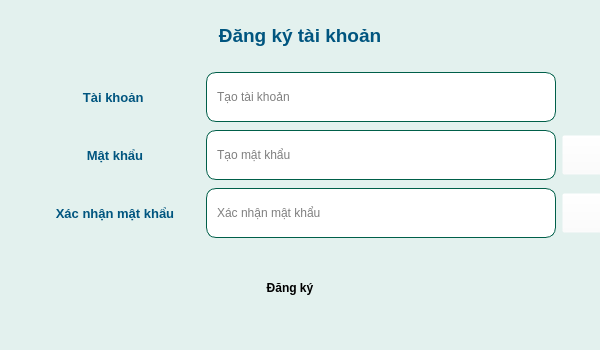
<?xml version="1.0" encoding="UTF-8"?>
<ui version="4.0">
 <class>Dialog</class>
 <widget class="QDialog" name="Dialog">
  <property name="geometry">
   <rect>
    <x>0</x>
    <y>0</y>
    <width>600</width>
    <height>350</height>
   </rect>
  </property>
  <property name="windowTitle">
   <string>Màn hình đăng ký tài khoản</string>
  </property>
  <property name="styleSheet">
   <string notr="true">QLineEdit{
padding:8px;
background: white;
border: 1px solid #005F49;
border-radius: 10px
}
QLineEdit:focus{
border: 2px solid #005F49;
}
QLabel{
color:#00557F;
font:bold
}
QDialog{
background-color:#E3F1EE;
background-image: url(:/icon/icon/bg.jpg)
}

#btn_regis{
	background-color: rgba(255, 255, 255, 0);
}
#btn_regis:hover{
	text-decoration:underline;	
	color: rgb(0, 85, 127);
}</string>
  </property>
  <widget class="QLabel" name="label_4">
   <property name="geometry">
    <rect>
     <x>0</x>
     <y>10</y>
     <width>600</width>
     <height>50</height>
    </rect>
   </property>
   <property name="minimumSize">
    <size>
     <width>600</width>
     <height>50</height>
    </size>
   </property>
   <property name="font">
    <font>
     <family>Segoe UI</family>
     <pointsize>14</pointsize>
     <weight>75</weight>
     <bold>true</bold>
    </font>
   </property>
   <property name="styleSheet">
    <string notr="true">text-align: center</string>
   </property>
   <property name="text">
    <string>Đăng ký tài khoản</string>
   </property>
   <property name="alignment">
    <set>Qt::AlignCenter</set>
   </property>
   <property name="indent">
    <number>-1</number>
   </property>
  </widget>
  <widget class="QPushButton" name="btn_signup">
   <property name="geometry">
    <rect>
     <x>230</x>
     <y>270</y>
     <width>120</width>
     <height>35</height>
    </rect>
   </property>
   <property name="cursor">
    <cursorShape>PointingHandCursor</cursorShape>
   </property>
   <property name="styleSheet">
    <string notr="true">font:bold;
border-radius: 5px</string>
   </property>
   <property name="text">
    <string>Đăng ký</string>
   </property>
  </widget>
  <widget class="QWidget" name="layoutWidget">
   <property name="geometry">
    <rect>
     <x>30</x>
     <y>70</y>
     <width>572</width>
     <height>172</height>
    </rect>
   </property>
   <layout class="QVBoxLayout" name="verticalLayout">
    <item>
     <layout class="QHBoxLayout" name="horizontalLayout">
      <item>
       <widget class="QLabel" name="label">
        <property name="font">
         <font>
          <pointsize>10</pointsize>
          <weight>75</weight>
          <italic>false</italic>
          <bold>true</bold>
         </font>
        </property>
        <property name="text">
         <string>Tài khoản </string>
        </property>
        <property name="alignment">
         <set>Qt::AlignCenter</set>
        </property>
       </widget>
      </item>
      <item>
       <widget class="QLineEdit" name="txt_username">
        <property name="minimumSize">
         <size>
          <width>350</width>
          <height>50</height>
         </size>
        </property>
        <property name="maximumSize">
         <size>
          <width>350</width>
          <height>50</height>
         </size>
        </property>
        <property name="placeholderText">
         <string>Tạo tài khoản</string>
        </property>
       </widget>
      </item>
      <item>
       <widget class="QLabel" name="label_3">
        <property name="minimumSize">
         <size>
          <width>40</width>
          <height>40</height>
         </size>
        </property>
        <property name="maximumSize">
         <size>
          <width>40</width>
          <height>40</height>
         </size>
        </property>
        <property name="text">
         <string/>
        </property>
       </widget>
      </item>
     </layout>
    </item>
    <item>
     <layout class="QHBoxLayout" name="horizontalLayout_3">
      <item>
       <widget class="QLabel" name="label_5">
        <property name="font">
         <font>
          <pointsize>10</pointsize>
          <weight>75</weight>
          <italic>false</italic>
          <bold>true</bold>
         </font>
        </property>
        <property name="text">
         <string>Mật khẩu</string>
        </property>
        <property name="alignment">
         <set>Qt::AlignCenter</set>
        </property>
       </widget>
      </item>
      <item>
       <widget class="QLineEdit" name="txt_password">
        <property name="minimumSize">
         <size>
          <width>350</width>
          <height>50</height>
         </size>
        </property>
        <property name="maximumSize">
         <size>
          <width>350</width>
          <height>50</height>
         </size>
        </property>
        <property name="placeholderText">
         <string>Tạo mật khẩu</string>
        </property>
       </widget>
      </item>
      <item>
       <widget class="QPushButton" name="btn_hidepass">
        <property name="minimumSize">
         <size>
          <width>40</width>
          <height>40</height>
         </size>
        </property>
        <property name="maximumSize">
         <size>
          <width>40</width>
          <height>40</height>
         </size>
        </property>
        <property name="cursor">
         <cursorShape>PointingHandCursor</cursorShape>
        </property>
        <property name="styleSheet">
         <string notr="true">background-color: rgba(255, 255, 255, 0);</string>
        </property>
        <property name="text">
         <string/>
        </property>
        <property name="icon">
         <iconset resource="resource.qrc">
          <normaloff>:/icon/icon/hidepass.png</normaloff>:/icon/icon/hidepass.png</iconset>
        </property>
       </widget>
      </item>
     </layout>
    </item>
    <item>
     <layout class="QHBoxLayout" name="horizontalLayout_2">
      <item>
       <widget class="QLabel" name="label_2">
        <property name="font">
         <font>
          <pointsize>10</pointsize>
          <weight>75</weight>
          <italic>false</italic>
          <bold>true</bold>
         </font>
        </property>
        <property name="text">
         <string>Xác nhận mật khẩu</string>
        </property>
        <property name="alignment">
         <set>Qt::AlignCenter</set>
        </property>
       </widget>
      </item>
      <item>
       <widget class="QLineEdit" name="txt_repassword">
        <property name="minimumSize">
         <size>
          <width>350</width>
          <height>50</height>
         </size>
        </property>
        <property name="maximumSize">
         <size>
          <width>350</width>
          <height>50</height>
         </size>
        </property>
        <property name="placeholderText">
         <string>Xác nhận mật khẩu</string>
        </property>
       </widget>
      </item>
      <item>
       <widget class="QPushButton" name="btn_hiderepass">
        <property name="minimumSize">
         <size>
          <width>40</width>
          <height>40</height>
         </size>
        </property>
        <property name="maximumSize">
         <size>
          <width>40</width>
          <height>40</height>
         </size>
        </property>
        <property name="cursor">
         <cursorShape>PointingHandCursor</cursorShape>
        </property>
        <property name="styleSheet">
         <string notr="true">background-color: rgba(255, 255, 255, 0);</string>
        </property>
        <property name="text">
         <string/>
        </property>
        <property name="icon">
         <iconset resource="resource.qrc">
          <normaloff>:/icon/icon/hidepass.png</normaloff>:/icon/icon/hidepass.png</iconset>
        </property>
       </widget>
      </item>
     </layout>
    </item>
   </layout>
  </widget>
 </widget>
 <resources>
  <include location="resource.qrc"/>
 </resources>
 <connections/>
</ui>
